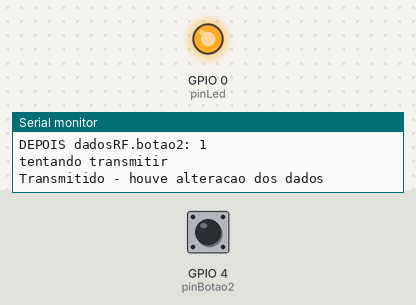
Recording of a sketch running on a simulated ESP8266 (NodeMCU). Parts: output pins drawn as LEDs (lit = HIGH), the last lines printed to the serial monitor. The inputs (shaded band) are chosen by the test bench; at power-on: GPIO 4 (pinBotao2) HIGH. WiFi joins after 1.5 s; servers stay silent unless stated; no radio packets arrive unless stated.

Above: at 4.7 s.
4.8 s: GPIO 4 (pinBotao2) pulled LOW for 0.15 s
At 6.0 s:
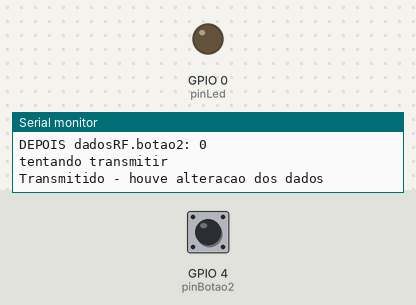
6.4 s: GPIO 4 (pinBotao2) pulled LOW for 1 s
At 8.4 s:
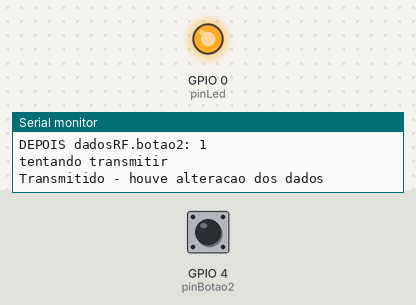
8.9 s: GPIO 4 (pinBotao2) pulled LOW for 3.2 s
At 13.2 s:
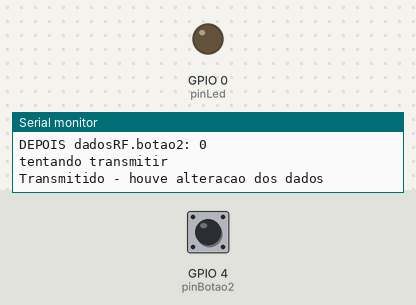
Timing chart, 0 to 14.6 s (numbered marks = the images above; inputs shaded):
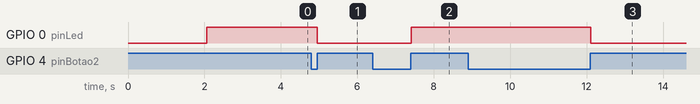

Measured:
- after the input at 4.8 s, GPIO 0 (pinLed): HIGH → LOW after 0.16 s
- after the input at 6.4 s, GPIO 0 (pinLed): LOW → HIGH after 1.0 s
- after the input at 8.9 s, GPIO 0 (pinLed): HIGH → LOW after 3.2 s

The sketch:

Comunicacao_RF24_2.ino
```cpp
#include <SPI.h>
#include <printf.h>
#include <RF24.h>

//*************** Controle do RF ***********************
#define radioID 2   //Informar "0" para um dispositivo e "1" para o outro dispositivo
#define tempoParado 1000

#if radioID == 0

  #include <Servo.h>
  #define pinBotao 6
  #define pinBotao2 5
  #define pinServo 9
  //#define pinBotao 13

#endif

#if radioID == 1

  #define pinLed 6
  #define pinPot A0
  #define pinBotao 5

#endif

#if radioID == 2
  #include <ESP8266WiFi.h>

  #define pinLed 0
  #define pinBotao2 4

#endif


struct estruturaDadosRF
{
   boolean ligando = false;   //Esta variavel será usada para solicitar os dados do outro aparelho. Será útil quando o aparelho solicitante esta sendo ligado, para manter os valores do aparelho que já esta ligado.
   boolean alterado = false;
   boolean botao1 = false;
   boolean botao2 = false;
   int potenciometro1 = 0;
};

typedef struct estruturaDadosRF tipoDadosRF;
tipoDadosRF dadosRF;
tipoDadosRF dadosRecebidos;

boolean transmitido = true;
boolean alterado = false;

unsigned long lngTempoCorrido;

#if radioID == 0 or radioID == 1
    //RF24 radio(0,2);
    RF24 radio(7,8);
#endif

#if radioID == 2
    RF24 radio(2,15);
    const String ssid = "CLARO_2G6939A3";
    const String wifi_key = "CE6939A3";

#endif

//byte enderecos[][6] = {"1Node","2Node", "3"};
 uint64_t enderecos[6] = {0x7878787878LL,
                        0xB3B4B5B6F1LL,
                        0xB3B4B5B6CDLL,
                        0xB3B4B5B6A3LL,
                        0xB3B4B5B60FLL,
                        0xB3B4B5B605LL
                       };


//*************** Controle do Projeto LOCAL ************
#if radioID == 0
    Servo servo1;
    int angulo1 = 0;
    boolean botao1Ant = LOW;
    boolean botao1    = LOW;
    boolean botao2Ant = LOW;
    boolean botao2    = LOW;
#endif

#if radioID == 1
    int pot1Ant = 0;
    int pot1    = 0;
    boolean botao1Ant = HIGH;
    boolean botao1    = HIGH;
#endif

#if radioID == 2
    boolean botao2Ant = LOW;
    boolean botao2    = LOW;
#endif

void setup() {
  Serial.begin(9600);
  printf_begin();
  Serial.println("inicio");

  //*************** Controle do RF ***********************
  if (!radio.begin()) {
    Serial.println(F("radio hardware is not responding!!"));
    while (1) {} // hold in infinite loop
  }
  radio.setChannel(100);
  radio.setPALevel(RF24_PA_LOW);

  radio.setDataRate(RF24_250KBPS);

  //radio.setPayloadSize(sizeof(tipoDadosRF));


  #if radioID == 0
      radio.openWritingPipe(enderecos[0]);
      radio.openReadingPipe(1, enderecos[1]);
      radio.openReadingPipe(2, enderecos[2]);
  #endif

  #if radioID == 1
      radio.openWritingPipe(enderecos[1]);
      radio.openReadingPipe(1, enderecos[0]);
  #endif

  #if radioID == 2
      radio.openWritingPipe(enderecos[2]);
      radio.openReadingPipe(1, enderecos[0]);

      WiFi.begin(ssid, wifi_key);

      int iCont = 1;
      while ( (WiFi.status() != WL_CONNECTED) && (iCont < 100))
      {
          delay(1000);
          Serial.print("Conectando WIFI ");
          Serial.print(iCont);
          Serial.println(" .");

          iCont++;
      }

      Serial.print("localIP: ");
      Serial.println(WiFi.localIP().toString());
  # endif

  //Solicita os dados do outro aparelho, se ele estiver ligado. Tenta a comunicação por 2 segundos.
  dadosRF.ligando = true;
  radio.stopListening();
  long tempoInicio = millis();
  while ( !radio.write( &dadosRF, sizeof(tipoDadosRF) ) ) {
     if ((millis() - tempoInicio) > 2000) {
        break;
     }
  }
  dadosRF.ligando = false;
  radio.startListening();

  //*************** Controle do Projeto LOCAL ************
  #if radioID == 0
      pinMode(pinBotao, INPUT);
      pinMode(pinBotao2, INPUT);
      servo1.attach(pinServo);
  #endif

  #if radioID == 1
      pinMode(pinLed, OUTPUT);
      pinMode(pinPot, INPUT);
      pinMode(pinBotao, INPUT_PULLUP);
  #endif

  #if radioID == 2
      pinMode(pinLed, OUTPUT);
      pinMode(pinBotao2, INPUT_PULLUP);
  #endif

  radio.printPrettyDetails();
}

void loop() {
  //*************** Controle do RF ***********************
  // se houve alteração dos dados, envia para o outro radio

  //Serial.print("alterado: ");
  //Serial.println(alterado);
  //Serial.print("transmitido: ");
  //Serial.println(transmitido);

  if (alterado || !transmitido) {
     if ( (millis() - lngTempoCorrido) > tempoParado) {
         radio.stopListening();
         Serial.println("tentando transmitir");
         transmitido = radio.write( &dadosRF, sizeof(tipoDadosRF) );
         radio.setRetries(3,5);
         if (transmitido) {
            Serial.println("Transmitido - houve alteracao dos dados");
         }
         radio.startListening();
         alterado = false;

         lngTempoCorrido = millis();
     }
     //Serial.println("houve alteracao dos dados");
     //Serial.println(dadosRF);
  }

  //delay(1000);

  //verifica se esta recebendo mensagem
  if (!alterado) {
      if (radio.available()) {
        Serial.println("radio.available()");
         radio.read( &dadosRecebidos, sizeof(tipoDadosRF) );

         //verifica se houve solicitação de envio dos dados
         if (dadosRecebidos.ligando) {
            alterado = true;
         } else {
            //if (dadosRecebidos.alterado) {
              dadosRF = dadosRecebidos;
              Serial.println("dados recebidos");
              Serial.print("RECEBIDO dadosRF.botao1: ");
              Serial.println(dadosRF.botao1);
              Serial.print("RECEBIDO dadosRF.botao2: ");
              Serial.println(dadosRF.botao2);
              Serial.print("RECEBIDO dadosRF.potenciometro1: ");
              Serial.println(dadosRF.potenciometro1);

              //Serial.println(dadosRF);
              //dadosRF.alterado = false;
            //}
         }
      }
  }

  //*************** Controle do Projeto LOCAL ************

  #if (radioID == 0 or radioID == 1)

      botao1 = digitalRead(pinBotao);
      //Serial.print("botao1: ");
      //Serial.println(botao1);
      if (botao1 && (botao1 != botao1Ant)) {
         Serial.print("ANTES dadosRF.botao1: ");
         Serial.println(dadosRF.botao1);
         dadosRF.botao1 = !dadosRF.botao1;
         alterado = true;  //esta variavel controla o envio dos dados sempre que houver uma alteração
         dadosRF.alterado = true;
         Serial.println("botao pressionado");
         Serial.print("DEPOIS dadosRF.botao1: ");
         Serial.println(dadosRF.botao1);
      }
      botao1Ant = botao1;

  #endif

  #if radioID == 0 or  radioID == 2

      botao2 = digitalRead(pinBotao2);

         //Serial.print("botao2: ");
         //Serial.println(botao2);

      if (botao2 && (botao2 != botao2Ant)) {
         Serial.print("ANTES dadosRF.botao2: ");
         Serial.println(dadosRF.botao2);
         dadosRF.botao2 = !dadosRF.botao2;
         alterado = true;  //esta variavel controla o envio dos dados sempre que houver uma alteração
         dadosRF.alterado = true;
         Serial.println("botao pressionado");
         Serial.print("DEPOIS dadosRF.botao2: ");
         Serial.println(dadosRF.botao2);
      }
      botao2Ant = botao2;

  #endif

  #if radioID == 1
    //Serial.print("entrei aqui ");
    pot1 = analogRead(pinPot);

    if (pot1 >= 0 && pot1 <= 250) {
      pot1 = 0;
    } else if (pot1 >= 251 && pot1 <= 525) {
      pot1 = 45;
    } else if (pot1 >= 525 && pot1 <= 755) {
      pot1 = 135;
    } else {
      pot1 = 180;
    }


    //pot1 = 525;

    //pot1 = map(pot1, 0, 1023, 0, 180);

    if (pot1 != pot1Ant) {
       dadosRF.potenciometro1 = pot1;
       alterado = true;  //esta variavel controla o envio dos dados sempre que houver uma alteração
       dadosRF.alterado = true;
       Serial.print("potenciometro alterado: ");
       Serial.println(dadosRF.potenciometro1);
    }
    pot1Ant = pot1;

    //Serial.print("dadosRF.botao1: ");
    //Serial.println(dadosRF.botao1);
    digitalWrite(pinLed, dadosRF.botao1);

  #endif

  #if radioID == 0
    //angulo1 = map(dadosRF.potenciometro1, 0, 1023, 0, 180);
    servo1.write(dadosRF.potenciometro1);
  #endif

  #if radioID == 2
    digitalWrite(pinLed, dadosRF.botao2);
  #endif


  //delay(30);
}
```
